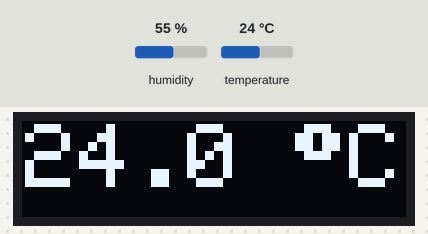
Simulated run of this sketch. Board: Arduino Uno, built with avr-gcc and run on an emulated ATmega328P. On the bench: 128×32 one-colour display. The test bench sets the inputs (shaded band); at power-on: humidity 55 %, temperature 24 °C. The display library's start-up logo is not drawn.

Above: at 3.2 s.
3.3 s: humidity set to 22 %
At 8.5 s:
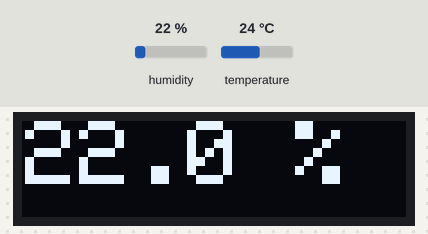
12.4 s: temperature set to 12 °C
At 15.1 s:
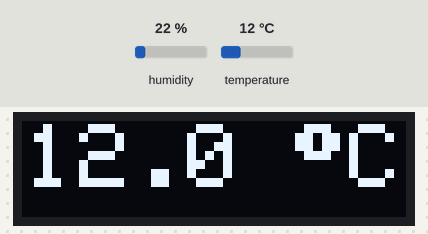
17.7 s: humidity set to 40 %
At 20.9 s:
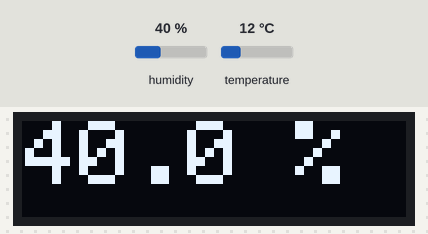
23.8 s: temperature set to 19 °C
At 27.6 s:
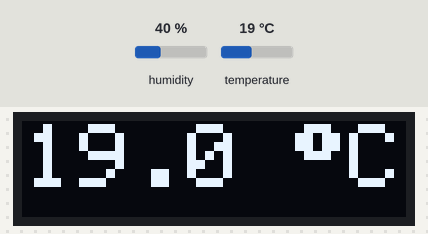
Timing chart, 0 to 29.1 s (numbered marks = the images above; inputs shaded):
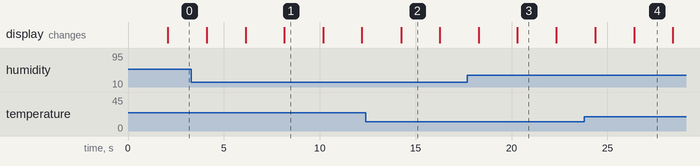

Measured:
- after the input at 3.3 s, the display: first differs from a run without the input after 4.8 s (image 1)
- after the input at 12.4 s, the display: changes after 1.8 s (image 2)
- after the input at 17.7 s, the display: first differs from a run without the input after 2.6 s (image 3)
- after the input at 23.8 s, the display: first differs from a run without the input after 2.6 s (image 4)
- what the display in image 1 shows lasts 2.1 s, from 8.1 s to 10.2 s

The sketch:

termometroPantalla.ino
```cpp
#include <SPI.h>
#include <Wire.h>
#include <Adafruit_GFX.h>
#include <Adafruit_SSD1306.h>
#include "DHT.h"
//Conectamos el sensor al pin 2
#define DHTPIN 2


#define DHTTYPE DHT11   // DHT 22 )en su caso sustituir)
#define OLED_RESET 4
Adafruit_SSD1306 display(OLED_RESET);
DHT dht(DHTPIN, DHTTYPE);
void setup() {
//Código preparado para OLED DE 0.96
dht.begin();
  display.begin(SSD1306_SWITCHCAPVCC, 0x3C);  // initialize with the I2C addr 0x3C (for the 128x32)
display.display();
delay(2000);
display.clearDisplay();
}

void loop() {
    display.setTextSize(3);
  display.setTextColor(WHITE);
  display.setCursor(1,1);
  //Humedad relativa
  float h = dht.readHumidity();
//Temperatura
float t = dht.readTemperature();
    if (isnan(h) || isnan(t) ) {
    display.println("¡ERROR DE SENSOR!");
    display.display();
    delay(2000);
    return;
  }else{
    display.clearDisplay();

    display.print(t,1);
    display.print(" ");
    //Imprimir el carácter "º"
    display.print((char)247);
    display.print("C");
    display.display();
    delay(2000);
    display.clearDisplay();
    display.setCursor(1,0);

    display.print(h,1);
    display.println(" %");
    display.display();
    delay(2000);
  }

}
```
